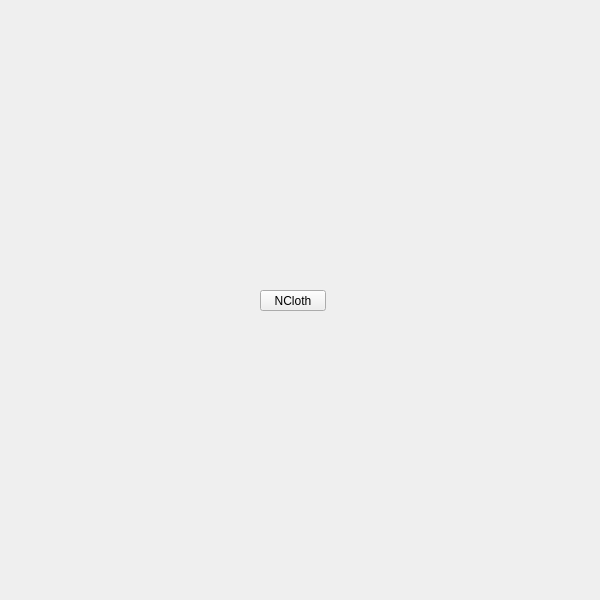
<?xml version="1.0" encoding="UTF-8"?>
<ui version="4.0">
 <class>QtUi</class>
 <widget class="QMainWindow" name="QtUi">
  <property name="enabled">
   <bool>true</bool>
  </property>
  <property name="geometry">
   <rect>
    <x>0</x>
    <y>0</y>
    <width>600</width>
    <height>600</height>
   </rect>
  </property>
  <property name="sizePolicy">
   <sizepolicy hsizetype="Ignored" vsizetype="Ignored">
    <horstretch>0</horstretch>
    <verstretch>0</verstretch>
   </sizepolicy>
  </property>
  <property name="minimumSize">
   <size>
    <width>0</width>
    <height>0</height>
   </size>
  </property>
  <property name="maximumSize">
   <size>
    <width>600</width>
    <height>600</height>
   </size>
  </property>
  <property name="toolButtonStyle">
   <enum>Qt::ToolButtonIconOnly</enum>
  </property>
  <property name="tabShape">
   <enum>QTabWidget::Triangular</enum>
  </property>
  <property name="dockNestingEnabled">
   <bool>true</bool>
  </property>
  <property name="dockOptions">
   <set>QMainWindow::AllowNestedDocks|QMainWindow::AllowTabbedDocks|QMainWindow::AnimatedDocks|QMainWindow::ForceTabbedDocks</set>
  </property>
  <widget class="QWidget" name="widget">
   <property name="sizePolicy">
    <sizepolicy hsizetype="Ignored" vsizetype="Ignored">
     <horstretch>0</horstretch>
     <verstretch>0</verstretch>
    </sizepolicy>
   </property>
   <widget class="QPushButton" name="i034">
    <property name="geometry">
     <rect>
      <x>260</x>
      <y>290</y>
      <width>66</width>
      <height>21</height>
     </rect>
    </property>
    <property name="minimumSize">
     <size>
      <width>0</width>
      <height>21</height>
     </size>
    </property>
    <property name="maximumSize">
     <size>
      <width>66</width>
      <height>21</height>
     </size>
    </property>
    <property name="cursor">
     <cursorShape>CrossCursor</cursorShape>
    </property>
    <property name="accessibleName">
     <string>ncloth</string>
    </property>
    <property name="text">
     <string>NCloth</string>
    </property>
   </widget>
  </widget>
 </widget>
 <resources/>
 <connections/>
 <designerdata>
  <property name="gridDeltaX">
   <number>5</number>
  </property>
  <property name="gridDeltaY">
   <number>10</number>
  </property>
  <property name="gridSnapX">
   <bool>true</bool>
  </property>
  <property name="gridSnapY">
   <bool>true</bool>
  </property>
  <property name="gridVisible">
   <bool>true</bool>
  </property>
 </designerdata>
</ui>
